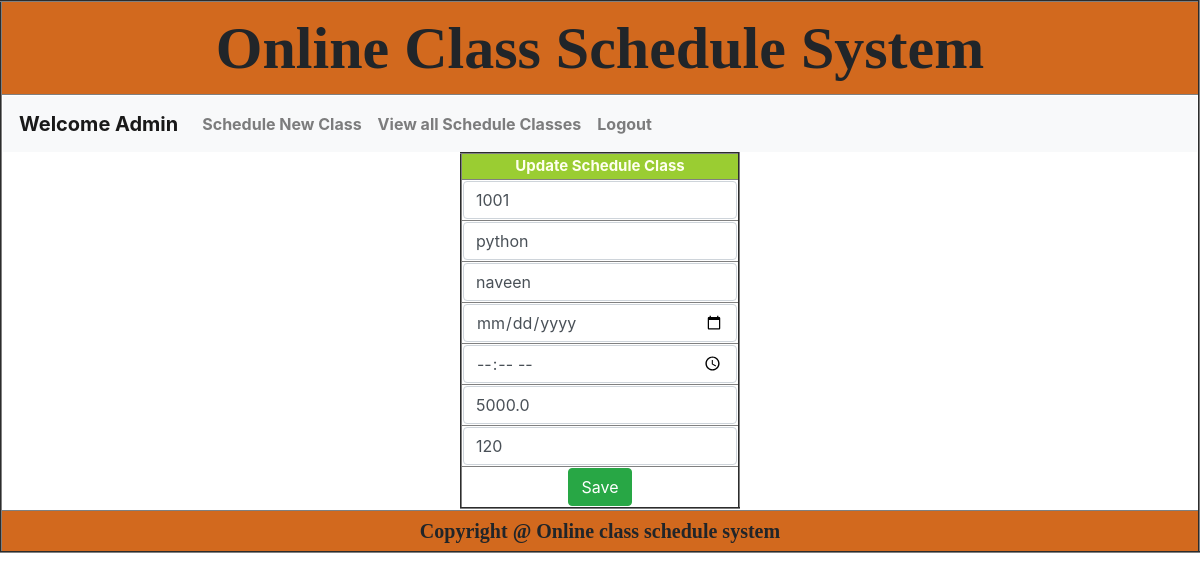
Before: /editcourse/1001/ with the older database file.
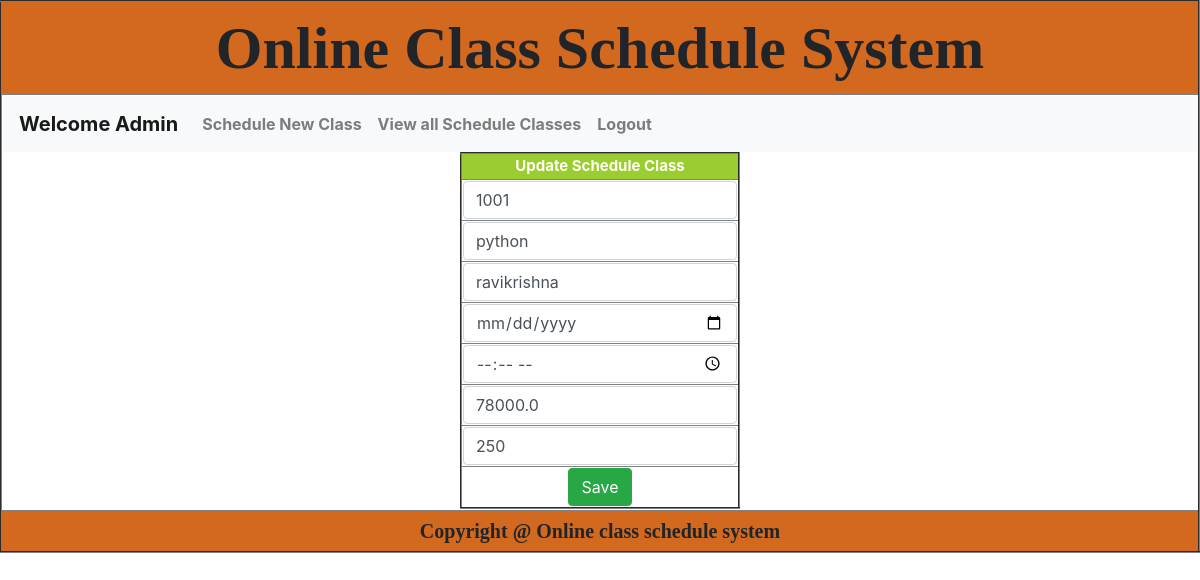
After: the same page with the newer database file.
### app/models.py (models this page shows)
class AddCourseModel(models.Model):
    cno = models.IntegerField(primary_key=True)
    cname = models.CharField(max_length=20)
    fname = models.CharField(max_length=20)
    cdate = models.DateField()
    ctime = models.TimeField()
    fee = models.FloatField()
    dur = models.IntegerField()

### app/views.py (the view)
# urls.py: path('editcourse/<int:pk>/',views.editCourse,name = 'editcourse'),
def editCourse(request,pk):
    cdata=AddCourseModel.objects.get(pk=pk)
    return render(request,"editcourse.html",{"cordata":cdata})

### templates/editcourse.html (shortened to what this page needs)
{% extends 'common.html' %}
{% load static %}
{% block abc %}
    {% include 'admin_menu.html' %}
    <form action="{% url 'saveedit' %}" method="post">
        <table align="center" border="2">
    <tr>
        <th style="font-size: 15px ; background-color: yellowgreen;text-align: center; color: ivory">Update Schedule Class</th>
    </tr>
        <tr>
        <th>
            <input type="number" class="form-control" aria-label="Sizing example input" aria-describedby="inputGroup-sizing-default" placeholder="Course No" name="c0" value="{{ cordata.cno}}" required>
        </th>
    </tr>
    <tr>
        <th>
            <input type="text" class="form-control" aria-label="Sizing example input" aria-describedby="inputGroup-sizing-default" placeholder="Course Name" name="c1" required value="{{ cordata.cname }}">
        </th>
    </tr>
     <tr>
         <th>
            <input type="text" class="form-control" aria-label="Sizing example input" aria-describedby="inputGroup-sizing-default" placeholder="Faculty Name" name="c2" required value="{{ cordata.fname }}">
        </th>
     </tr>
     <tr>
         <th>
            <input type="date" class="form-control" aria-label="Sizing example input" aria-describedby="inputGroup-sizing-default" placeholder="Date of Start" name="c3" required value="{{ cordata.cdate }}">
        </th>
     </tr>
     <tr>
         <th>
            <input type="time" class="form-control" aria-label="Sizing example input" aria-describedby="inputGroup-sizing-default" placeholder="Time" name="c4" required value="{{ cordata.ctime }}">
        </th>
     </tr>
     <tr>
         <th>
            <input type="number" class="form-control" aria-label="Sizing example input" aria-describedby="inputGroup-sizing-default" placeholder="Fee" name="c5" required value="{{ cordata.fee }}">
        </th>
     </tr>
     <tr>
         <th>
            <input type="number" class="form-control" aria-label="Sizing example input" aria-describedby="inputGroup-sizing-default" placeholder="Duration in Days" name="c6" required value="{{ cordata.dur }}">
        </th>
     </tr>
     <tr>
        <th style="text-align: center">
            <button type="submit" class="btn btn-success">Save</button>
        </th>
    </tr>
    </table>
    </form>
{% endblock %}

Changed rows visible on the page:
changed AddCourseModel "python": c2 "naveen" → "ravikrishna"; c5 "5000.0" → "78000.0"; c6 "120" → "250"
